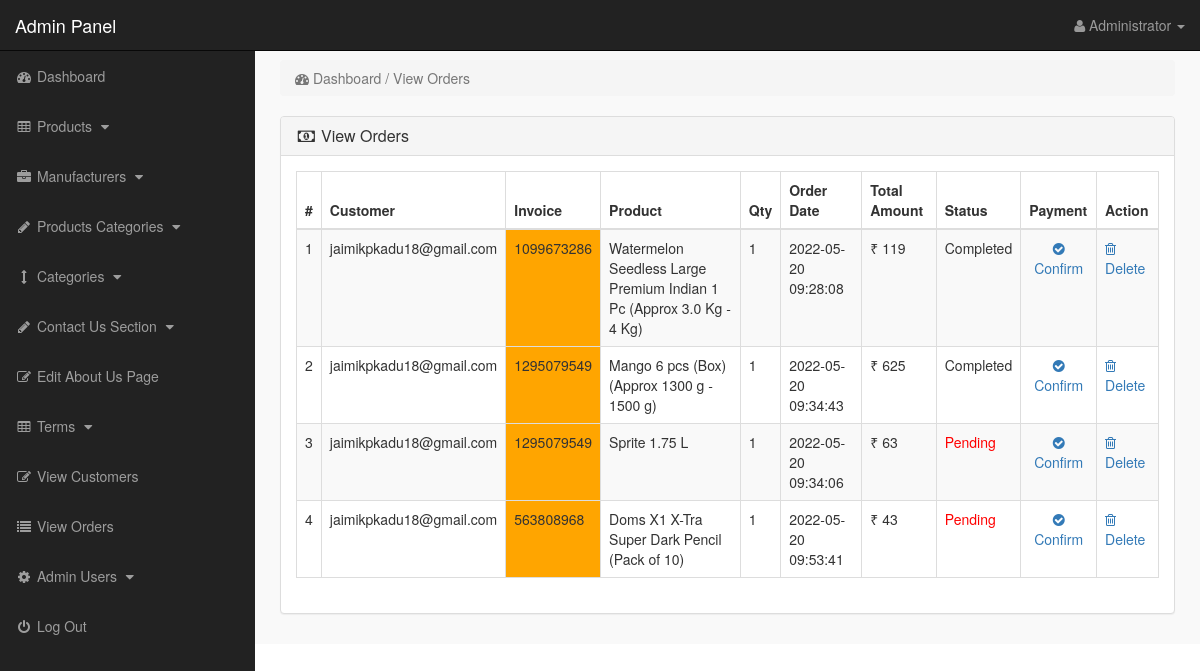
Screenshot of /admin_area/index.php?view_orders (signed in) with the database file from the repository.
### tables this page shows
CREATE TABLE `pending_orders` (
  `order_id` int(10) NOT NULL,
  `customer_id` int(10) NOT NULL,
  `invoice_no` int(10) NOT NULL,
  `product_id` text NOT NULL,
  `qty` int(10) NOT NULL,
  `order_status` text NOT NULL
);

CREATE TABLE `customers` (
  `customer_id` int(10) NOT NULL,
  `customer_name` varchar(255) NOT NULL,
  `customer_email` varchar(255) NOT NULL,
  `customer_pass` varchar(255) NOT NULL,
  `customer_contact` varchar(255) NOT NULL,
  `customer_address` text NOT NULL,
  `customer_image` text NOT NULL,
  `customer_ip` varchar(255) NOT NULL,
  `customer_confirm_code` text NOT NULL
);

CREATE TABLE `products` (
  `product_id` int(10) NOT NULL,
  `p_cat_id` int(10) NOT NULL,
  `cat_id` int(10) NOT NULL,
  `manufacturer_id` int(10) NOT NULL,
  `date` timestamp NOT NULL DEFAULT current_timestamp() ON UPDATE current_timestamp(),
  `product_title` text NOT NULL,
  `product_url` text NOT NULL,
  `product_img1` text NOT NULL,
  `product_img2` text NOT NULL,
  `product_img3` text NOT NULL,
  `product_price` int(10) NOT NULL,
  `product_psp_price` int(100) NOT NULL,
  `product_desc` text NOT NULL,
  `product_keywords` text NOT NULL,
  `product_label` text NOT NULL,
  `status` varchar(255) NOT NULL
);

CREATE TABLE `customer_orders` (
  `order_id` int(10) NOT NULL,
  `customer_id` int(10) NOT NULL,
  `due_amount` int(100) NOT NULL,
  `invoice_no` int(100) NOT NULL,
  `qty` int(10) NOT NULL,
  `order_date` timestamp NOT NULL DEFAULT current_timestamp() ON UPDATE current_timestamp(),
  `order_status` text NOT NULL
);

### admin_area/view_orders.php (the view)
<?php
if (!isset($_SESSION['admin_email'])) {
    echo "<script>window.open('login.php','_self')</script>";
} else {
?>
    <div class="row">
        <div class="col-lg-12">
            <ol class="breadcrumb">
                <li class="active">
                    <i class="fa fa-dashboard"></i> Dashboard / View Orders
                </li>
            </ol>
        </div>
    </div>
    <div class="row">
        <div class="col-lg-12">
            <div class="panel panel-default">
                <div class="panel-heading">
                    <h3 class="panel-title">
                        <i class="fa fa-money fa-fw"></i> View Orders
                    </h3>
                </div>
                <div class="panel-body">
                    <div class="table-responsive">
                        <table class="table table-bordered table-hover table-striped">
                            <thead>
                                <tr>
                                    <th>#</th>
                                    <th>Customer</th>
                                    <th>Invoice</th>
                                    <th>Product</th>
                                    <th>Qty</th>
                                    <th>Order Date</th>
                                    <th>Total Amount</th>
                                    <th>Status</th>
                                    <th>Payment</th>
                                    <th>Action</th>
                                </tr>
                            </thead>
                            <tbody>
                                <?php
                                $i = 0;
                                $get_orders = "select * from pending_orders";
                                $run_orders = mysqli_query($con, $get_orders);
                                while ($row_orders = mysqli_fetch_array($run_orders)) {
                                    $order_id = $row_orders['order_id'];
                                    $c_id = $row_orders['customer_id'];
                                    $invoice_no = $row_orders['invoice_no'];
                                    $product_id = $row_orders['product_id'];
                                    $qty = $row_orders['qty'];
                                    $order_status = $row_orders['order_status'];
                                    $get_products = "select * from products where product_id='$product_id'";
                                    $run_products = mysqli_query($con, $get_products);
                                    $row_products = mysqli_fetch_array($run_products);
                                    $product_title = $row_products['product_title'];
                                    $i++;
                                ?>
                                    <tr>
                                        <td><?php echo $i; ?></td>
                                        <td>
                                            <?php
                                            $get_customer = "select * from customers where customer_id='$c_id'";
                                            $run_customer = mysqli_query($con, $get_customer);
                                            $row_customer = mysqli_fetch_array($run_customer);
                                            $customer_email = $row_customer['customer_email'];
                                            echo $customer_email;
                                            ?>
                                        </td>
                                        <td bgcolor="orange"><?php echo $invoice_no; ?></td>
                                        <td><?php echo $product_title; ?></td>
                                        <td><?php echo $qty; ?></td>
                                        <td>
                                            <?php
                                            $get_customer_order = "select * from customer_orders where order_id='$order_id'";
                                            $run_customer_order = mysqli_query($con, $get_customer_order);
                                            $row_customer_order = mysqli_fetch_array($run_customer_order);
                                            $order_date = $row_customer_order['order_date'];
                                            $due_amount = $row_customer_order['due_amount'];
                                            echo $order_date;
                                            ?>
                                        </td>
                                        <td>&#8377; <?php echo $due_amount; ?></td>
                                        <td>
                                            <?php
                                            if ($order_status == 'pending') {
                                                echo $order_status = '<div style="color:red;">Pending</div>';
                                            } else {
                                                echo $order_status = 'Completed';
                                            }
                                            ?>
                                        </td>
                                        <td>
                                            <center>
                                                <a href="index.php?order_confirm=<?php echo $order_id; ?>">
                                                    <i class="fa fa-check-circle"></i> Confirm
                                                </a>
                                            </center>
                                        </td>
                                        <td>
                                            <a href="index.php?order_delete=<?php echo $order_id; ?>">
                                                <i class="fa fa-trash-o"></i> Delete
                                            </a>
                                        </td>
                                    </tr>
                                <?php } ?>
                            </tbody>
                        </table>
                    </div>
                </div>
            </div>
        </div>
    </div>
<?php } ?>

### admin_area/includes/sidebar.php (shortened to what this page needs)
<?php
if (!isset($_SESSION['admin_email']))
{
    echo "<script>window.open('login.php','_self')</script>";
}
else
{
?>
    <nav class="navbar navbar-inverse navbar-fixed-top">
        <div class="navbar-header">
            <a class="navbar-brand" href="index.php?dashboard">Admin Panel</a>
        </div>
        <ul class="nav navbar-right top-nav">
            <li class="dropdown">
                <a href="#" class="dropdown-toggle" data-toggle="dropdown">
                    <i class="fa fa-user"></i>
                    <?php echo $admin_name; ?> <b class="caret"></b>
                </a>
            </li>
        </ul>
        <div class="collapse navbar-collapse navbar-ex1-collapse">
            <ul class="nav navbar-nav side-nav">
                <li>
                    <a href="index.php?dashboard">
                        <i class="fa fa-fw fa-dashboard"></i> Dashboard
                    </a>
                </li>
                <li>
                    <a href="#" data-toggle="collapse" data-target="#products">
                        <i class="fa fa-fw fa-table"></i> Products
                        <i class="fa fa-fw fa-caret-down"></i>
                    </a>
                </li>
                <li>
                    <a href="#" data-toggle="collapse" data-target="#manufacturers">
                        <i class="fa fa-fw fa-briefcase"></i> Manufacturers
                        <i class="fa fa-fw fa-caret-down"></i>
                    </a>
                </li>
                <li>
                    <a href="#" data-toggle="collapse" data-target="#p_cat">
                        <i class="fa fa-fw fa-pencil"></i> Products Categories
                        <i class="fa fa-fw fa-caret-down"></i>
                    </a>
                </li>
                <li>
                    <a href="#" data-toggle="collapse" data-target="#cat">
                        <i class="fa fa-fw fa-arrows-v"></i> Categories
                        <i class="fa fa-fw fa-caret-down"></i>
                    </a>
                </li>
                <li>
                    <a href="#" data-toggle="collapse" data-target="#contact_us">
                        <i class="fa fa-fw fa-pencil"> </i> Contact Us Section
                        <i class="fa fa-fw fa-caret-down"></i>
                    </a>
                </li>
                <li>
                    <a href="index.php?edit_about_us">
                        <i class="fa fa-fw fa-edit"></i> Edit About Us Page
                    </a>
                </li>
                <li>
                    <a href="#" data-toggle="collapse" data-target="#terms">
                        <i class="fa fa-fw fa-table"></i> Terms
                        <i class="fa fa-fw fa-caret-down"></i>
                    </a>
                </li>
                <li>
                    <a href="index.php?view_customers">
                        <i class="fa fa-fw fa-edit"></i> View Customers
                    </a>
                </li>
                <li>
                    <a href="index.php?view_orders">
                        <i class="fa fa-fw fa-list"></i> View Orders
                    </a>
                </li>
                <li>
                    <a href="#" data-toggle="collapse" data-target="#users">
                        <i class="fa fa-fw fa-gear"></i> Admin Users
                        <i class="fa fa-fw fa-caret-down"></i>
                    </a>
                </li>
                <li>
                    <a href="logout.php">
                        <i class="fa fa-fw fa-power-off"></i> Log Out
                    </a>
                </li>
            </ul>
        </div>
    </nav>
<?php } ?>

### admin_area/css/style.css (style rules this page uses)
body { margin-top: 100px; }
@media (min-width: 768px) { body { margin-top: 50px; } }
.top-nav { padding: 0 15px; }
.top-nav > li { float: left; }
.top-nav > li > a { padding-top: 15px; padding-bottom: 15px; line-height: 20px; color: #999; }
@media (min-width: 768px) { .side-nav { position: fixed; top: 51px; width: 255px; border-radius: 0; overflow-y: auto; background-color: #222; bottom: 0; overflow-x: hidden; padding-bottom: 40px; } }
@media (min-width: 768px) { .side-nav > li > a { width: 255px; } }
.panel-body { border-radius: 5px; }

### rows the page displays
pending_orders: customer.customer_email "jaimikpkadu18@gmail.com", invoice_no "1099673286", product.product_title "Watermelon Seedless Large Premium Indian 1 Pc (Approx 3.0 Kg - 4 Kg)", qty "1", customer_orders.order_date "2022-05-20 09:28:08", customer_orders.due_amount "119"
pending_orders: customer.customer_email "jaimikpkadu18@gmail.com", invoice_no "1295079549", product.product_title "Mango 6 pcs (Box) (Approx 1300 g - 1500 g)", qty "1", customer_orders.order_date "2022-05-20 09:34:43", customer_orders.due_amount "625"
pending_orders: customer.customer_email "jaimikpkadu18@gmail.com", invoice_no "1295079549", product.product_title "Sprite 1.75 L", qty "1", customer_orders.order_date "2022-05-20 09:34:06", customer_orders.due_amount "63", order_status "Pending"
pending_orders: customer.customer_email "jaimikpkadu18@gmail.com", invoice_no "563808968", product.product_title "Doms X1 X-Tra Super Dark Pencil (Pack of 10)", qty "1", customer_orders.order_date "2022-05-20 09:53:41", customer_orders.due_amount "43", order_status "Pending"

### other values shown
$admin_name "Administrator"
